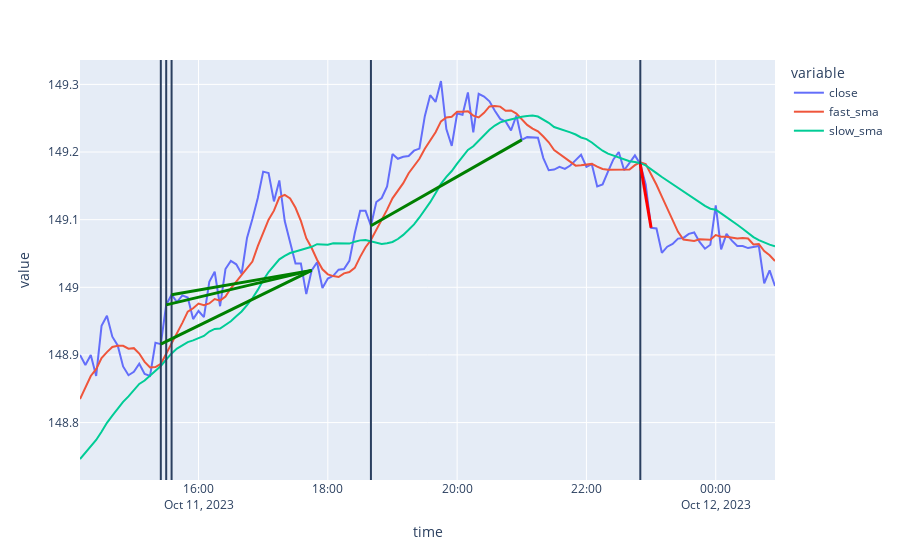

Notebook source saved alongside this figure:
### Code cell
# visualize close price
fig = px.line(df, x='time', y=['close', 'fast_sma', 'slow_sma'])

for i, row in signal.iterrows():
    fig.add_vline(x=row.time)

for i, row in result[result['status'] == 'closed'].iterrows():

    if row.profit > 0:
        fig.add_shape(type="line",
                      x0=row.open_datetime, y0=row.open_price, x1=row.close_datetime, y1=row.close_price,
                      line=dict(color="Green", width=3)
                      )

    elif row.profit < 0:
        fig.add_shape(type="line",
                      x0=row.open_datetime, y0=row.open_price, x1=row.close_datetime, y1=row.close_price,
                      line=dict(color="Red", width=3)
                      )


fig.show()

### Figure 1 — Plotly figure (JSON) as saved in the notebook; plotly's stock layout.template omitted (floating-point values rounded to 4 significant figures; data arrays with more than 128 entries replaced by an {"elided": "..."} marker saying what was removed)
{"data": [{"hovertemplate": "variable=close<br>time=%{x}<br>value=%{y}<extra></extra>", "legendgroup": "close", "line": {"color": "#636efa", "dash": "solid"}, "marker": {"symbol": "circle"}, "mode": "lines", "name": "close", "orientation": "v", "showlegend": true, "type": "scatter", "x": {"elided": "130 str values"}, "xaxis": "x", "y": {"elided": "130 float values"}, "yaxis": "y"}, {"hovertemplate": "variable=fast_sma<br>time=%{x}<br>value=%{y}<extra></extra>", "legendgroup": "fast_sma", "line": {"color": "#EF553B", "dash": "solid"}, "marker": {"symbol": "circle"}, "mode": "lines", "name": "fast_sma", "orientation": "v", "showlegend": true, "type": "scatter", "x": {"elided": "130 str values"}, "xaxis": "x", "y": {"elided": "130 float values"}, "yaxis": "y"}, {"hovertemplate": "variable=slow_sma<br>time=%{x}<br>value=%{y}<extra></extra>", "legendgroup": "slow_sma", "line": {"color": "#00cc96", "dash": "solid"}, "marker": {"symbol": "circle"}, "mode": "lines", "name": "slow_sma", "orientation": "v", "showlegend": true, "type": "scatter", "x": {"elided": "130 str values"}, "xaxis": "x", "y": {"elided": "130 float values"}, "yaxis": "y"}], "layout": {"legend": {"title": {"text": "variable"}, "tracegroupgap": 0}, "margin": {"t": 60}, "shapes": [{"type": "line", "x0": "2023-10-11T15:25:00", "x1": "2023-10-11T15:25:00", "xref": "x", "y0": 0, "y1": 1, "yref": "y domain"}, {"type": "line", "x0": "2023-10-11T15:30:00", "x1": "2023-10-11T15:30:00", "xref": "x", "y0": 0, "y1": 1, "yref": "y domain"}, {"type": "line", "x0": "2023-10-11T15:35:00", "x1": "2023-10-11T15:35:00", "xref": "x", "y0": 0, "y1": 1, "yref": "y domain"}, {"type": "line", "x0": "2023-10-11T18:40:00", "x1": "2023-10-11T18:40:00", "xref": "x", "y0": 0, "y1": 1, "yref": "y domain"}, {"type": "line", "x0": "2023-10-11T22:50:00", "x1": "2023-10-11T22:50:00", "xref": "x", "y0": 0, "y1": 1, "yref": "y domain"}, {"line": {"color": "Green", "width": 3}, "type": "line", "x0": "2023-10-11T15:25:00", "x1": "2023-10-11T17:45:00", "y0": 148.9, "y1": 149.0}, {"line": {"color": "Green", "width": 3}, "type": "line", "x0": "2023-10-11T15:30:00", "x1": "2023-10-11T17:45:00", "y0": 149.0, "y1": 149.0}, {"line": {"color": "Green", "width": 3}, "type": "line", "x0": "2023-10-11T15:35:00", "x1": "2023-10-11T17:45:00", "y0": 149.0, "y1": 149.0}, {"line": {"color": "Green", "width": 3}, "type": "line", "x0": "2023-10-11T18:40:00", "x1": "2023-10-11T21:00:00", "y0": 149.1, "y1": 149.2}, {"line": {"color": "Red", "width": 3}, "type": "line", "x0": "2023-10-11T22:50:00", "x1": "2023-10-11T23:00:00", "y0": 149.2, "y1": 149.1}], "xaxis": {"anchor": "y", "domain": [0, 1], "title": {"text": "time"}}, "yaxis": {"anchor": "x", "domain": [0, 1], "title": {"text": "value"}}}}
